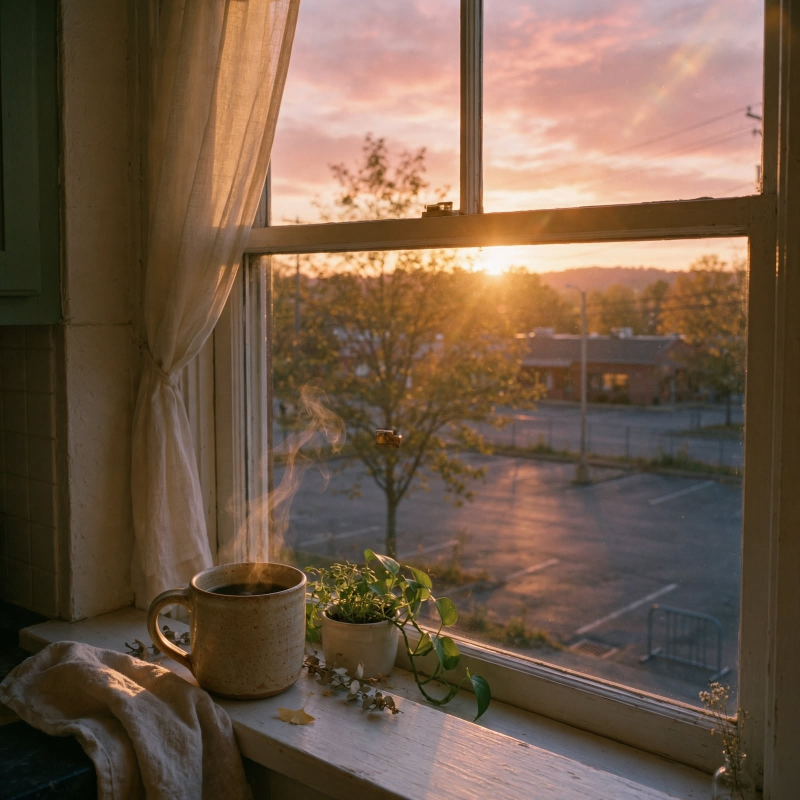
#> input picture pipeline/songs/hold_it_lightly/scene_src.jpg, 1600 x 1600 px, found by its file name (shown at 1/2 size)
$ python cover_hold_it_lightly.py out.png
#> lines starting #> are read from the running program, lines starting #| are printed output that depends on the picture
#!/usr/bin/env python3
"""Cover for Hold It Lightly, Love It Hard: series portrait on the sunset-window coffee scene, Yeseva One title, cream to rose-gold.
usage: cover_hold_it_lightly.py out.png [clean]"""
import sys
import numpy as np, cv2
from PIL import Image, ImageDraw, ImageFont

D = '/home/claude/zachary-shorts/pipeline'
L = '/home/claude/songs/hold_it_lightly'
GF = '/home/claude/zachary-shorts/pipeline/fonts/gfonts'
FONT = '/home/claude/fonts/gfonts/ofl/yesevaone/YesevaOne-Regular.ttf'
INTER_SB = '/usr/share/fonts/opentype/inter/Inter-SemiBold.otf'
S = 1668
out = sys.argv[1]
SCALE = float(__import__('os').environ.get('SCALE', '1.15'))


def hexc(h):
    h = h.lstrip('#')
    return np.array([int(h[4:6], 16), int(h[2:4], 16), int(h[0:2], 16)], np.float32)


# ---- scene: full frame (no zoom) keeps the lion right of his ear and the cape bow left of his head
sc = cv2.imread(__import__('os').environ.get('SRC', f'{L}/scene_src.jpg'))
#> sc is the input picture: shape (1600, 1600, 3); mean B, G, R 72.4, 91, 113.7
n2 = int(round(SCALE * S))
sc = cv2.resize(sc, (n2, n2), interpolation=cv2.INTER_AREA).astype(np.float32)
#> sc: shape (1918, 1918, 3) float32
x0, y0 = n2 - S, (n2 - S) // 2  # crop from the right edge: slides the mug left, clear of his beard
img = sc[y0:y0 + S, x0:x0 + S].copy()
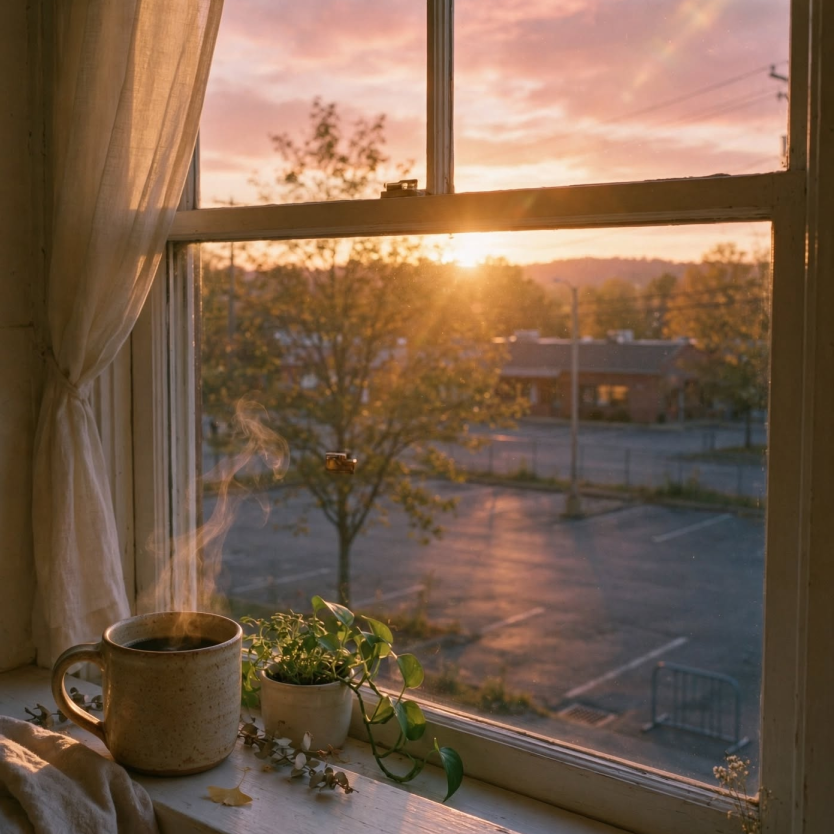
#> img: shape (1668, 1668, 3) float32 (shown at 1/2 size); mean B, G, R 75.8, 96.2, 121.5
yy, xx = np.mgrid[0:S, 0:S].astype(np.float32)

# ---- portrait at the series position (same transform the other covers use)
P = cv2.imread(f'{L}/face_hi.jpg').astype(np.float32)  # his full-res portrait (1932px) for a sharper, truer face
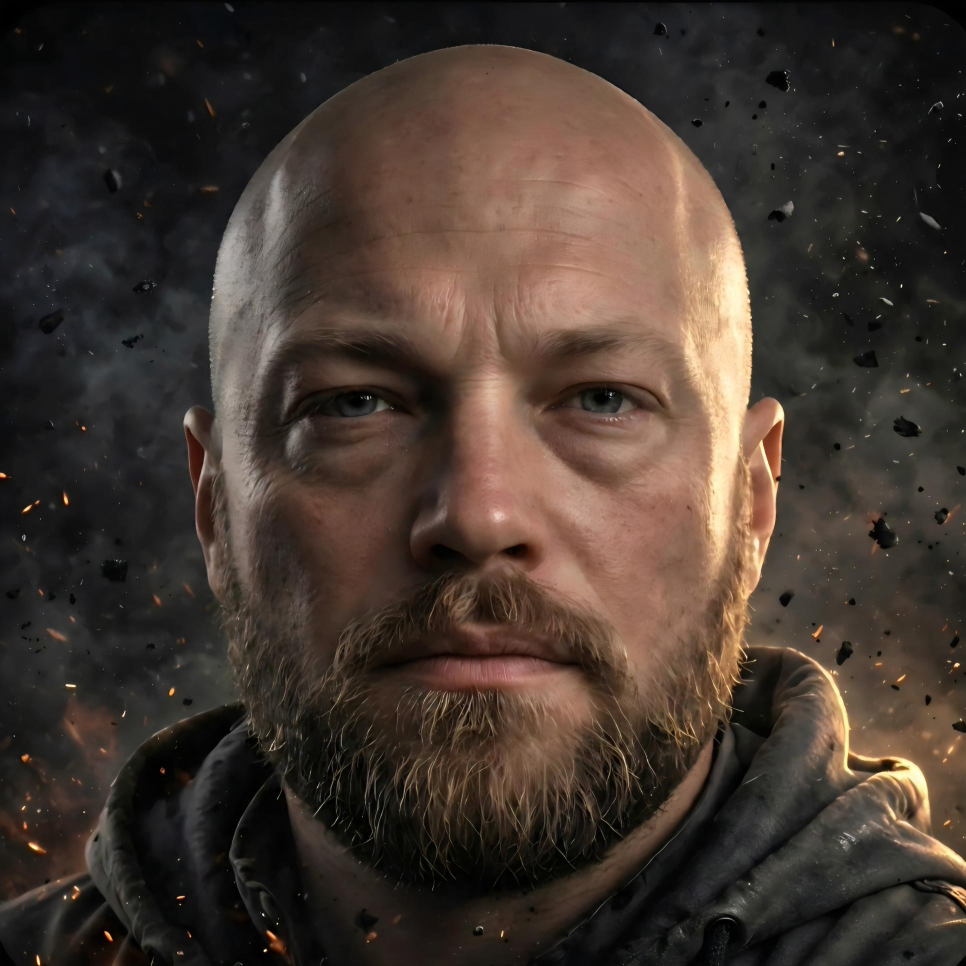
#> input picture pipeline/songs/hold_it_lightly/face_hi.jpg, 1932 x 1932 px, found by its file name (shown at 1/2 size)
mP = cv2.imread(f'{D}/songs/say_thank_you_for_me/matte.png', 0).astype(np.float32) / 255
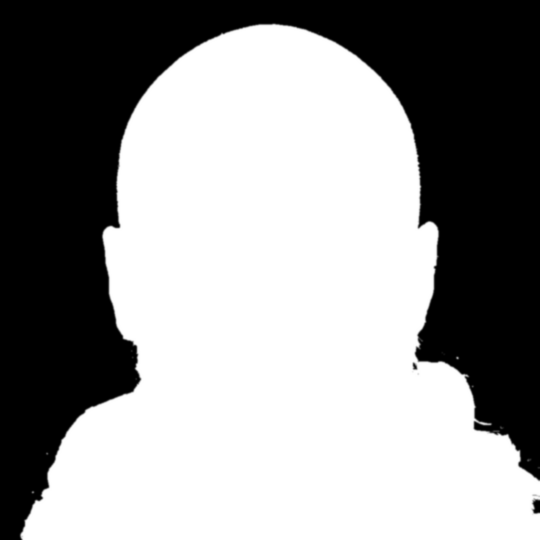
#> input picture pipeline/songs/the_seventh_day/matte.png, 1079 x 1080 px, found by its file name (shown at 1/2 size)
#> mP: shape (1080, 1079) float32; min 0, max 1, mean 0.586
#> (the run stopped early here; a loop or call above may not have finished)
